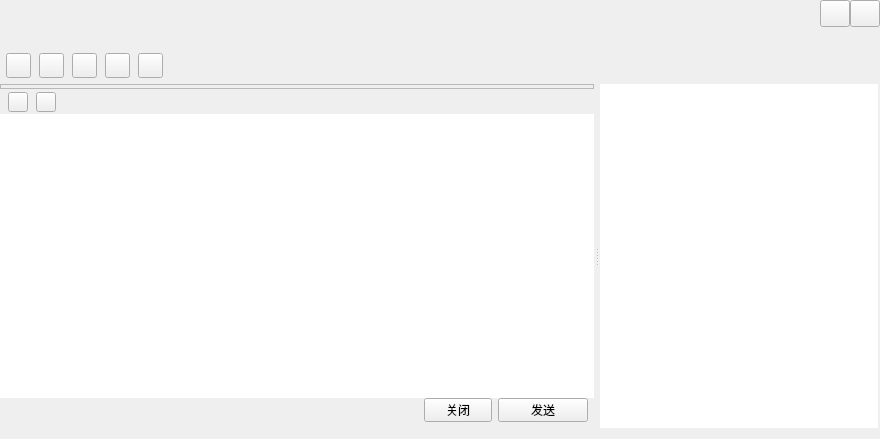
<?xml version="1.0" encoding="UTF-8"?>
<ui version="4.0">
 <class>TalkWindow</class>
 <widget class="QWidget" name="TalkWindow">
  <property name="geometry">
   <rect>
    <x>0</x>
    <y>0</y>
    <width>880</width>
    <height>439</height>
   </rect>
  </property>
  <property name="windowTitle">
   <string>TalkWindow</string>
  </property>
  <layout class="QVBoxLayout" name="verticalLayout_6">
   <property name="spacing">
    <number>0</number>
   </property>
   <property name="leftMargin">
    <number>0</number>
   </property>
   <property name="topMargin">
    <number>0</number>
   </property>
   <property name="rightMargin">
    <number>0</number>
   </property>
   <item>
    <widget class="QWidget" name="titleWidget" native="true">
     <property name="sizePolicy">
      <sizepolicy hsizetype="Expanding" vsizetype="Fixed">
       <horstretch>0</horstretch>
       <verstretch>0</verstretch>
      </sizepolicy>
     </property>
     <property name="minimumSize">
      <size>
       <width>0</width>
       <height>84</height>
      </size>
     </property>
     <property name="maximumSize">
      <size>
       <width>16777215</width>
       <height>84</height>
      </size>
     </property>
     <property name="bottomskin" stdset="0">
      <bool>true</bool>
     </property>
     <layout class="QVBoxLayout" name="verticalLayout">
      <property name="spacing">
       <number>0</number>
      </property>
      <property name="leftMargin">
       <number>6</number>
      </property>
      <property name="topMargin">
       <number>0</number>
      </property>
      <property name="rightMargin">
       <number>0</number>
      </property>
      <property name="bottomMargin">
       <number>0</number>
      </property>
      <item>
       <layout class="QHBoxLayout" name="horizontalLayout">
        <property name="spacing">
         <number>0</number>
        </property>
        <item>
         <widget class="QLabel" name="nameLabel">
          <property name="sizePolicy">
           <sizepolicy hsizetype="Expanding" vsizetype="Fixed">
            <horstretch>0</horstretch>
            <verstretch>0</verstretch>
           </sizepolicy>
          </property>
          <property name="minimumSize">
           <size>
            <width>0</width>
            <height>27</height>
           </size>
          </property>
          <property name="maximumSize">
           <size>
            <width>16777215</width>
            <height>27</height>
           </size>
          </property>
          <property name="font">
           <font/>
          </property>
          <property name="text">
           <string/>
          </property>
         </widget>
        </item>
        <item>
         <widget class="QPushButton" name="sysmin">
          <property name="sizePolicy">
           <sizepolicy hsizetype="Fixed" vsizetype="Fixed">
            <horstretch>0</horstretch>
            <verstretch>0</verstretch>
           </sizepolicy>
          </property>
          <property name="minimumSize">
           <size>
            <width>30</width>
            <height>27</height>
           </size>
          </property>
          <property name="maximumSize">
           <size>
            <width>30</width>
            <height>27</height>
           </size>
          </property>
          <property name="focusPolicy">
           <enum>Qt::FocusPolicy::ClickFocus</enum>
          </property>
          <property name="toolTip">
           <string>最小化</string>
          </property>
          <property name="text">
           <string/>
          </property>
          <property name="iconSize">
           <size>
            <width>30</width>
            <height>30</height>
           </size>
          </property>
         </widget>
        </item>
        <item>
         <widget class="QPushButton" name="sysclose">
          <property name="sizePolicy">
           <sizepolicy hsizetype="Fixed" vsizetype="Fixed">
            <horstretch>0</horstretch>
            <verstretch>0</verstretch>
           </sizepolicy>
          </property>
          <property name="minimumSize">
           <size>
            <width>30</width>
            <height>27</height>
           </size>
          </property>
          <property name="maximumSize">
           <size>
            <width>30</width>
            <height>27</height>
           </size>
          </property>
          <property name="focusPolicy">
           <enum>Qt::FocusPolicy::ClickFocus</enum>
          </property>
          <property name="toolTip">
           <string>关闭</string>
          </property>
          <property name="text">
           <string/>
          </property>
          <property name="iconSize">
           <size>
            <width>30</width>
            <height>30</height>
           </size>
          </property>
         </widget>
        </item>
       </layout>
      </item>
      <item>
       <widget class="QLabel" name="signLabel">
        <property name="sizePolicy">
         <sizepolicy hsizetype="Expanding" vsizetype="Fixed">
          <horstretch>0</horstretch>
          <verstretch>0</verstretch>
         </sizepolicy>
        </property>
        <property name="minimumSize">
         <size>
          <width>0</width>
          <height>20</height>
         </size>
        </property>
        <property name="maximumSize">
         <size>
          <width>16777215</width>
          <height>20</height>
         </size>
        </property>
        <property name="font">
         <font>
          <pointsize>10</pointsize>
         </font>
        </property>
        <property name="text">
         <string/>
        </property>
       </widget>
      </item>
      <item>
       <widget class="QWidget" name="funWidget" native="true">
        <property name="sizePolicy">
         <sizepolicy hsizetype="Expanding" vsizetype="Expanding">
          <horstretch>0</horstretch>
          <verstretch>0</verstretch>
         </sizepolicy>
        </property>
        <property name="minimumSize">
         <size>
          <width>0</width>
          <height>34</height>
         </size>
        </property>
        <property name="maximumSize">
         <size>
          <width>16777215</width>
          <height>600</height>
         </size>
        </property>
        <layout class="QHBoxLayout" name="horizontalLayout_2">
         <property name="spacing">
          <number>8</number>
         </property>
         <property name="leftMargin">
          <number>0</number>
         </property>
         <property name="topMargin">
          <number>0</number>
         </property>
         <property name="rightMargin">
          <number>6</number>
         </property>
         <property name="bottomMargin">
          <number>0</number>
         </property>
         <item>
          <widget class="QPushButton" name="addtoolbtn">
           <property name="sizePolicy">
            <sizepolicy hsizetype="Fixed" vsizetype="Fixed">
             <horstretch>0</horstretch>
             <verstretch>0</verstretch>
            </sizepolicy>
           </property>
           <property name="minimumSize">
            <size>
             <width>25</width>
             <height>25</height>
            </size>
           </property>
           <property name="maximumSize">
            <size>
             <width>25</width>
             <height>25</height>
            </size>
           </property>
           <property name="text">
            <string/>
           </property>
           <property name="hasborder" stdset="0">
            <bool>true</bool>
           </property>
          </widget>
         </item>
         <item>
          <widget class="QPushButton" name="addhumanBtn">
           <property name="sizePolicy">
            <sizepolicy hsizetype="Fixed" vsizetype="Fixed">
             <horstretch>0</horstretch>
             <verstretch>0</verstretch>
            </sizepolicy>
           </property>
           <property name="minimumSize">
            <size>
             <width>25</width>
             <height>25</height>
            </size>
           </property>
           <property name="maximumSize">
            <size>
             <width>25</width>
             <height>25</height>
            </size>
           </property>
           <property name="text">
            <string/>
           </property>
           <property name="hasborder" stdset="0">
            <bool>true</bool>
           </property>
          </widget>
         </item>
         <item>
          <widget class="QPushButton" name="appBtn">
           <property name="sizePolicy">
            <sizepolicy hsizetype="Fixed" vsizetype="Fixed">
             <horstretch>0</horstretch>
             <verstretch>0</verstretch>
            </sizepolicy>
           </property>
           <property name="minimumSize">
            <size>
             <width>25</width>
             <height>25</height>
            </size>
           </property>
           <property name="maximumSize">
            <size>
             <width>25</width>
             <height>25</height>
            </size>
           </property>
           <property name="text">
            <string/>
           </property>
           <property name="hasborder" stdset="0">
            <bool>true</bool>
           </property>
          </widget>
         </item>
         <item>
          <widget class="QPushButton" name="videoBtn">
           <property name="sizePolicy">
            <sizepolicy hsizetype="Fixed" vsizetype="Fixed">
             <horstretch>0</horstretch>
             <verstretch>0</verstretch>
            </sizepolicy>
           </property>
           <property name="minimumSize">
            <size>
             <width>25</width>
             <height>25</height>
            </size>
           </property>
           <property name="maximumSize">
            <size>
             <width>25</width>
             <height>25</height>
            </size>
           </property>
           <property name="text">
            <string/>
           </property>
           <property name="hasborder" stdset="0">
            <bool>true</bool>
           </property>
          </widget>
         </item>
         <item>
          <widget class="QPushButton" name="toolsetBtn">
           <property name="sizePolicy">
            <sizepolicy hsizetype="Fixed" vsizetype="Fixed">
             <horstretch>0</horstretch>
             <verstretch>0</verstretch>
            </sizepolicy>
           </property>
           <property name="minimumSize">
            <size>
             <width>25</width>
             <height>25</height>
            </size>
           </property>
           <property name="maximumSize">
            <size>
             <width>25</width>
             <height>25</height>
            </size>
           </property>
           <property name="text">
            <string/>
           </property>
           <property name="hasborder" stdset="0">
            <bool>true</bool>
           </property>
          </widget>
         </item>
         <item>
          <spacer name="horizontalSpacer">
           <property name="orientation">
            <enum>Qt::Orientation::Horizontal</enum>
           </property>
           <property name="sizeHint" stdset="0">
            <size>
             <width>700</width>
             <height>20</height>
            </size>
           </property>
          </spacer>
         </item>
        </layout>
       </widget>
      </item>
     </layout>
    </widget>
   </item>
   <item>
    <widget class="QSplitter" name="splitter">
     <property name="sizePolicy">
      <sizepolicy hsizetype="Expanding" vsizetype="Expanding">
       <horstretch>0</horstretch>
       <verstretch>0</verstretch>
      </sizepolicy>
     </property>
     <property name="orientation">
      <enum>Qt::Orientation::Horizontal</enum>
     </property>
     <property name="handleWidth">
      <number>6</number>
     </property>
     <widget class="QSplitter" name="bodySplitter">
      <property name="sizePolicy">
       <sizepolicy hsizetype="Expanding" vsizetype="Expanding">
        <horstretch>0</horstretch>
        <verstretch>0</verstretch>
       </sizepolicy>
      </property>
      <property name="orientation">
       <enum>Qt::Orientation::Vertical</enum>
      </property>
      <property name="handleWidth">
       <number>1</number>
      </property>
      <property name="childrenCollapsible">
       <bool>false</bool>
      </property>
      <widget class="QWidget" name="bodyWidget" native="true">
       <property name="sizePolicy">
        <sizepolicy hsizetype="Expanding" vsizetype="Expanding">
         <horstretch>0</horstretch>
         <verstretch>0</verstretch>
        </sizepolicy>
       </property>
       <layout class="QVBoxLayout" name="verticalLayout_4">
        <property name="spacing">
         <number>0</number>
        </property>
        <property name="leftMargin">
         <number>0</number>
        </property>
        <property name="topMargin">
         <number>0</number>
        </property>
        <property name="rightMargin">
         <number>0</number>
        </property>
        <property name="bottomMargin">
         <number>0</number>
        </property>
        <item>
         <widget class="QFrame" name="frameWidget">
          <property name="sizePolicy">
           <sizepolicy hsizetype="Expanding" vsizetype="Expanding">
            <horstretch>0</horstretch>
            <verstretch>0</verstretch>
           </sizepolicy>
          </property>
          <property name="frameShape">
           <enum>QFrame::Shape::StyledPanel</enum>
          </property>
          <property name="frameShadow">
           <enum>QFrame::Shadow::Raised</enum>
          </property>
          <layout class="QVBoxLayout" name="verticalLayout_3">
           <property name="spacing">
            <number>0</number>
           </property>
           <property name="leftMargin">
            <number>0</number>
           </property>
           <property name="topMargin">
            <number>1</number>
           </property>
           <property name="rightMargin">
            <number>0</number>
           </property>
           <property name="bottomMargin">
            <number>1</number>
           </property>
           <item>
            <widget class="MsgWebView" name="msgWidget" native="true"/>
           </item>
          </layout>
         </widget>
        </item>
       </layout>
      </widget>
      <widget class="QWidget" name="bottomWidget" native="true">
       <property name="sizePolicy">
        <sizepolicy hsizetype="Expanding" vsizetype="Expanding">
         <horstretch>0</horstretch>
         <verstretch>0</verstretch>
        </sizepolicy>
       </property>
       <property name="minimumSize">
        <size>
         <width>0</width>
         <height>138</height>
        </size>
       </property>
       <property name="maximumSize">
        <size>
         <width>16777215</width>
         <height>400</height>
        </size>
       </property>
       <layout class="QVBoxLayout" name="verticalLayout_2">
        <property name="spacing">
         <number>0</number>
        </property>
        <property name="leftMargin">
         <number>0</number>
        </property>
        <property name="topMargin">
         <number>0</number>
        </property>
        <property name="rightMargin">
         <number>0</number>
        </property>
        <property name="bottomMargin">
         <number>0</number>
        </property>
        <item>
         <widget class="QWidget" name="moduleWidget" native="true">
          <property name="sizePolicy">
           <sizepolicy hsizetype="Expanding" vsizetype="Fixed">
            <horstretch>0</horstretch>
            <verstretch>0</verstretch>
           </sizepolicy>
          </property>
          <property name="minimumSize">
           <size>
            <width>0</width>
            <height>24</height>
           </size>
          </property>
          <property name="maximumSize">
           <size>
            <width>16777215</width>
            <height>24</height>
           </size>
          </property>
          <layout class="QHBoxLayout" name="horizontalLayout_3">
           <property name="spacing">
            <number>8</number>
           </property>
           <property name="leftMargin">
            <number>8</number>
           </property>
           <property name="topMargin">
            <number>0</number>
           </property>
           <property name="rightMargin">
            <number>8</number>
           </property>
           <property name="bottomMargin">
            <number>0</number>
           </property>
           <item>
            <widget class="QPushButton" name="faceBtn">
             <property name="sizePolicy">
              <sizepolicy hsizetype="Fixed" vsizetype="Fixed">
               <horstretch>0</horstretch>
               <verstretch>0</verstretch>
              </sizepolicy>
             </property>
             <property name="minimumSize">
              <size>
               <width>20</width>
               <height>20</height>
              </size>
             </property>
             <property name="maximumSize">
              <size>
               <width>20</width>
               <height>20</height>
              </size>
             </property>
             <property name="text">
              <string/>
             </property>
             <property name="hasborder" stdset="0">
              <bool>true</bool>
             </property>
            </widget>
           </item>
           <item>
            <widget class="QPushButton" name="fileopenBtn">
             <property name="sizePolicy">
              <sizepolicy hsizetype="Fixed" vsizetype="Fixed">
               <horstretch>0</horstretch>
               <verstretch>0</verstretch>
              </sizepolicy>
             </property>
             <property name="minimumSize">
              <size>
               <width>20</width>
               <height>20</height>
              </size>
             </property>
             <property name="maximumSize">
              <size>
               <width>20</width>
               <height>20</height>
              </size>
             </property>
             <property name="text">
              <string/>
             </property>
             <property name="hasborder" stdset="0">
              <bool>true</bool>
             </property>
            </widget>
           </item>
           <item>
            <spacer name="horizontalSpacer_2">
             <property name="orientation">
              <enum>Qt::Orientation::Horizontal</enum>
             </property>
             <property name="sizeHint" stdset="0">
              <size>
               <width>519</width>
               <height>20</height>
              </size>
             </property>
            </spacer>
           </item>
          </layout>
         </widget>
        </item>
        <item>
         <widget class="QMsgTextEdit" name="textEdit">
          <property name="contextMenuPolicy">
           <enum>Qt::ContextMenuPolicy::NoContextMenu</enum>
          </property>
          <property name="frameShape">
           <enum>QFrame::Shape::NoFrame</enum>
          </property>
         </widget>
        </item>
        <item>
         <layout class="QHBoxLayout" name="horizontalLayout_4">
          <property name="rightMargin">
           <number>6</number>
          </property>
          <property name="bottomMargin">
           <number>6</number>
          </property>
          <item>
           <spacer name="horizontalSpacer_3">
            <property name="orientation">
             <enum>Qt::Orientation::Horizontal</enum>
            </property>
            <property name="sizeHint" stdset="0">
             <size>
              <width>40</width>
              <height>20</height>
             </size>
            </property>
           </spacer>
          </item>
          <item>
           <widget class="QToolButton" name="closeBtn">
            <property name="minimumSize">
             <size>
              <width>68</width>
              <height>24</height>
             </size>
            </property>
            <property name="maximumSize">
             <size>
              <width>68</width>
              <height>24</height>
             </size>
            </property>
            <property name="text">
             <string>关闭</string>
            </property>
            <property name="titleskin" stdset="0">
             <bool>true</bool>
            </property>
           </widget>
          </item>
          <item>
           <widget class="QToolButton" name="sendBtn">
            <property name="minimumSize">
             <size>
              <width>90</width>
              <height>24</height>
             </size>
            </property>
            <property name="maximumSize">
             <size>
              <width>90</width>
              <height>24</height>
             </size>
            </property>
            <property name="text">
             <string>发送</string>
            </property>
            <property name="titleskin" stdset="0">
             <bool>true</bool>
            </property>
           </widget>
          </item>
         </layout>
        </item>
       </layout>
      </widget>
     </widget>
     <widget class="QWidget" name="widget" native="true">
      <property name="sizePolicy">
       <sizepolicy hsizetype="Expanding" vsizetype="Expanding">
        <horstretch>0</horstretch>
        <verstretch>0</verstretch>
       </sizepolicy>
      </property>
      <property name="minimumSize">
       <size>
        <width>280</width>
        <height>0</height>
       </size>
      </property>
      <property name="maximumSize">
       <size>
        <width>280</width>
        <height>16777215</height>
       </size>
      </property>
      <layout class="QVBoxLayout" name="verticalLayout_5">
       <property name="spacing">
        <number>0</number>
       </property>
       <property name="leftMargin">
        <number>0</number>
       </property>
       <property name="topMargin">
        <number>0</number>
       </property>
       <property name="rightMargin">
        <number>0</number>
       </property>
       <property name="bottomMargin">
        <number>0</number>
       </property>
       <item>
        <widget class="QScrollArea" name="scrollArea">
         <property name="frameShape">
          <enum>QFrame::Shape::NoFrame</enum>
         </property>
         <property name="verticalScrollBarPolicy">
          <enum>Qt::ScrollBarPolicy::ScrollBarAlwaysOff</enum>
         </property>
         <property name="widgetResizable">
          <bool>true</bool>
         </property>
         <widget class="QWidget" name="scrollAreaWidgetContents">
          <property name="geometry">
           <rect>
            <x>0</x>
            <y>0</y>
            <width>280</width>
            <height>346</height>
           </rect>
          </property>
          <property name="sizePolicy">
           <sizepolicy hsizetype="Expanding" vsizetype="Expanding">
            <horstretch>0</horstretch>
            <verstretch>0</verstretch>
           </sizepolicy>
          </property>
          <widget class="QTreeWidget" name="treeWidget">
           <property name="geometry">
            <rect>
             <x>0</x>
             <y>0</y>
             <width>278</width>
             <height>371</height>
            </rect>
           </property>
           <property name="frameShape">
            <enum>QFrame::Shape::NoFrame</enum>
           </property>
           <property name="horizontalScrollBarPolicy">
            <enum>Qt::ScrollBarPolicy::ScrollBarAlwaysOff</enum>
           </property>
           <property name="editTriggers">
            <set>QAbstractItemView::EditTrigger::CurrentChanged|QAbstractItemView::EditTrigger::DoubleClicked|QAbstractItemView::EditTrigger::EditKeyPressed|QAbstractItemView::EditTrigger::SelectedClicked</set>
           </property>
           <property name="indentation">
            <number>0</number>
           </property>
           <property name="headerHidden">
            <bool>true</bool>
           </property>
           <property name="expandsOnDoubleClick">
            <bool>false</bool>
           </property>
           <column>
            <property name="text">
             <string notr="true">1</string>
            </property>
           </column>
          </widget>
         </widget>
        </widget>
       </item>
      </layout>
     </widget>
    </widget>
   </item>
  </layout>
 </widget>
 <layoutdefault spacing="6" margin="11"/>
 <customwidgets>
  <customwidget>
   <class>MsgWebView</class>
   <extends>QWidget</extends>
   <header location="global">msgwebview.h</header>
   <container>1</container>
  </customwidget>
  <customwidget>
   <class>QMsgTextEdit</class>
   <extends>QTextEdit</extends>
   <header location="global">qmsgtextedit.h</header>
  </customwidget>
 </customwidgets>
 <resources/>
 <connections/>
</ui>
